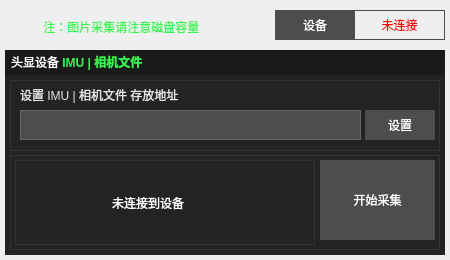
   <widget class="QWidget" name="main_area" native="true">
    <property name="geometry">
     <rect>
      <x>0</x>
      <y>30</y>
      <width>450</width>
      <height>260</height>
     </rect>
    </property>
    <property name="styleSheet">
     <string notr="true">#main_area{
	background-color:#333333;
}</string>
    </property>
    <widget class="QLabel" name="eq_con_state">
     <property name="geometry">
      <rect>
       <x>355</x>
       <y>10</y>
       <width>90</width>
       <height>30</height>
      </rect>
     </property>
     <property name="styleSheet">
      <string notr="true">QLabel{
border:1px solid #FF4D4D4D;
border-left:0;
color:red;
font:bold 13px '微软雅黑';
}</string>
     </property>
     <property name="text">
      <string>未连接</string>
     </property>
     <property name="alignment">
      <set>Qt::AlignCenter</set>
     </property>
    </widget>
    <widget class="QLabel" name="type">
     <property name="geometry">
      <rect>
       <x>275</x>
       <y>10</y>
       <width>80</width>
       <height>30</height>
      </rect>
     </property>
     <property name="styleSheet">
      <string notr="true">font:13px '微软雅黑';
color:white;
background-color: #FF4D4D4D;</string>
     </property>
     <property name="text">
      <string>设备</string>
     </property>
     <property name="alignment">
      <set>Qt::AlignCenter</set>
     </property>
    </widget>
    <widget class="QGroupBox" name="data_camera_box">
     <property name="geometry">
      <rect>
       <x>5</x>
       <y>50</y>
       <width>440</width>
       <height>205</height>
      </rect>
     </property>
     <property name="styleSheet">
      <string notr="true">#data_camera_box{
	border:0;
	background-color: #FF1A1A1A;
}</string>
     </property>
     <property name="title">
      <string/>
     </property>
     <widget class="QLabel" name="IMU_CAMERA_INFO">
      <property name="geometry">
       <rect>
        <x>6</x>
        <y>0</y>
        <width>220</width>
        <height>25</height>
       </rect>
      </property>
      <property name="styleSheet">
       <string notr="true">background-color: #FF1A1A1A;
font:13px '微软雅黑'</string>
      </property>
      <property name="text">
       <string>&lt;html&gt;&lt;head/&gt;&lt;body&gt;&lt;span style=&quot; color:#ffffff;&quot;&gt;&lt;p&gt;头显设备 &lt;b style=&quot; color:#39F354;&quot;&gt;IMU | 相机文件&lt;/b&gt; &lt;/p&gt;&lt;/body&gt;&lt;/html&gt;</string>
      </property>
     </widget>
     <widget class="QGroupBox" name="data_camera_box_bottom">
      <property name="geometry">
       <rect>
        <x>0</x>
        <y>25</y>
        <width>441</width>
        <height>181</height>
       </rect>
      </property>
      <property name="styleSheet">
       <string notr="true">#data_camera_box_bottom{
	background-color: #FF232323;
	border:0;
}

</string>
      </property>
      <property name="title">
       <string/>
      </property>
      <widget class="QWidget" name="camera_box" native="true">
       <property name="geometry">
        <rect>
         <x>5</x>
         <y>5</y>
         <width>430</width>
         <height>71</height>
        </rect>
       </property>
       <property name="styleSheet">
        <string notr="true">#camera_box{
	background-color: #FF232323;
	border:1 solid #FF333333;
	selection-background-color: #FF999999;
	color:#FFB3B3B3;
}</string>
       </property>
       <widget class="QPushButton" name="hmd_data_path_set">
        <property name="geometry">
         <rect>
          <x>355</x>
          <y>30</y>
          <width>70</width>
          <height>30</height>
         </rect>
        </property>
        <property name="styleSheet">
         <string notr="true">QPushButton{
font:14px '微软雅黑';
background-color: #FF4D4D4D;
border:0;
color:white;
}
QPushButton::hover{
border:0 white;
background-color:rgba(255,255,255,0.1);
color:white;
font:14px '微软雅黑'
}
QPushButton::pressed{
border:1px solid rgba(255,255,255,0.2);
background-color:rgba(255,255,255,0.2);
color:white;
font:14px '微软雅黑'
}</string>
        </property>
        <property name="text">
         <string>设置</string>
        </property>
       </widget>
       <widget class="QLineEdit" name="hmd_data_path">
        <property name="geometry">
         <rect>
          <x>10</x>
          <y>30</y>
          <width>341</width>
          <height>30</height>
         </rect>
        </property>
        <property name="styleSheet">
         <string notr="true">border: 1px solid #666666;
font:13px '微软雅黑';
color:#E6E6E6;
background-color:#4D4D4D;</string>
        </property>
        <property name="alignment">
         <set>Qt::AlignLeading|Qt::AlignLeft|Qt::AlignVCenter</set>
        </property>
        <property name="dragEnabled">
         <bool>false</bool>
        </property>
        <property name="readOnly">
         <bool>false</bool>
        </property>
       </widget>
       <widget class="QLabel" name="hmd_data_path_title">
        <property name="geometry">
         <rect>
          <x>10</x>
          <y>0</y>
          <width>270</width>
          <height>30</height>
         </rect>
        </property>
        <property name="styleSheet">
         <string notr="true">font:13px '微软雅黑';
color:#E6E6E6;
</string>
        </property>
        <property name="text">
         <string>设置 IMU | 相机文件 存放地址</string>
        </property>
       </widget>
      </widget>
      <widget class="QWidget" name="hmd_exec_area" native="true">
       <property name="geometry">
        <rect>
         <x>5</x>
         <y>80</y>
         <width>430</width>
         <height>95</height>
        </rect>
       </property>
       <property name="styleSheet">
        <string notr="true">#hmd_exec_area{
	background-color: #FF232323;
	border:1 solid #FF333333;
	selection-background-color: #FF999999;
	color:#FFB3B3B3;
}</string>
       </property>
       <widget class="QLabel" name="m_machine_pose">
        <property name="geometry">
         <rect>
          <x>5</x>
          <y>5</y>
          <width>300</width>
          <height>85</height>
         </rect>
        </property>
        <property name="styleSheet">
         <string notr="true">border:1 solid #FF333333;
font:13px '微软雅黑';
color:white</string>
        </property>
        <property name="text">
         <string>                            未连接到设备</string>
        </property>
       </widget>
       <widget class="QPushButton" name="collect_start">
        <property name="geometry">
         <rect>
          <x>310</x>
          <y>5</y>
          <width>115</width>
          <height>80</height>
         </rect>
        </property>
        <property name="styleSheet">
         <string notr="true">QPushButton{
font:15px '微软雅黑';
background-color: #FF4D4D4D;
border:0;
color:white;
}
QPushButton::hover{
border:0 white;
background-color:rgba(255,255,255,0.1);
color:white;
font:15px '微软雅黑'
}
QPushButton::pressed{
border:1px solid rgba(255,255,255,0.2);
background-color:rgba(255,255,255,0.2);
color:white;
font:15px '微软雅黑'
}</string>
        </property>
        <property name="text">
         <string>开始采集</string>
        </property>
       </widget>
      </widget>
     </widget>
     <widget class="QWidget" name="Camera_mask" native="true">
      <property name="geometry">
       <rect>
        <x>-440</x>
        <y>25</y>
        <width>440</width>
        <height>140</height>
       </rect>
      </property>
      <property name="styleSheet">
       <string notr="true">background-color:rgba(0,0,0,0.5);</string>
      </property>
      <widget class="QLabel" name="waring_Info_camera_c">
       <property name="geometry">
        <rect>
         <x>20</x>
         <y>20</y>
         <width>330</width>
         <height>101</height>
        </rect>
       </property>
       <property name="styleSheet">
        <string notr="true">QLabel{
font:bold 18px '微软雅黑';
background-color:transparent;
border:0;
color:white;
}</string>
       </property>
       <property name="text">
        <string>其他数据采集期间此功能 禁用</string>
       </property>
       <property name="alignment">
        <set>Qt::AlignCenter</set>
       </property>
      </widget>
     </widget>
    </widget>
    <widget class="QLabel" name="warning_info">
     <property name="geometry">
      <rect>
       <x>40</x>
       <y>12</y>
       <width>220</width>
       <height>30</height>
      </rect>
     </property>
     <property name="styleSheet">
      <string notr="true">
color:#39F354;
font: bold 11pt &quot;微软雅黑 Light&quot;;
</string>
     </property>
     <property name="text">
      <string> 注：图片采集请注意磁盘容量</string>
     </property>
    </widget>
    <widget class="QLabel" name="warning_image">
     <property name="geometry">
      <rect>
       <x>10</x>
       <y>10</y>
       <width>25</width>
       <height>30</height>
      </rect>
     </property>
     <property name="styleSheet">
      <string notr="true">image: url(:/images/warning_green.png)</string>
     </property>
     <property name="text">
      <string/>
     </property>
    </widget>
    <widget class="QWidget" name="Camera_Imu_mark_mask" native="true">
     <property name="geometry">
      <rect>
       <x>-450</x>
       <y>0</y>
       <width>450</width>
       <height>260</height>
      </rect>
     </property>
     <property name="styleSheet">
      <string notr="true">background-color:rgba(0,0,0,0.5);</string>
     </property>
     <widget class="QLabel" name="waring_Info_camera_c_4">
      <property name="geometry">
       <rect>
        <x>100</x>
        <y>60</y>
        <width>300</width>
        <height>101</height>
       </rect>
      </property>
      <property name="styleSheet">
       <string notr="true">QLabel{
font:bold 18px '微软雅黑';
background-color:transparent;
border:0;
color:white;
}</string>
      </property>
      <property name="text">
       <string>未连接到设备。</string>
      </property>
      <property name="alignment">
       <set>Qt::AlignCenter</set>
      </property>
     </widget>
     <widget class="QLabel" name="image">
      <property name="geometry">
       <rect>
        <x>110</x>
        <y>60</y>
        <width>50</width>
        <height>100</height>
       </rect>
      </property>
      <property name="styleSheet">
       <string notr="true">image: url(:/images/disconnect.png);
background-color:transparent</string>
      </property>
      <property name="text">
       <string/>
      </property>
     </widget>
    </widget>
   </widget>
